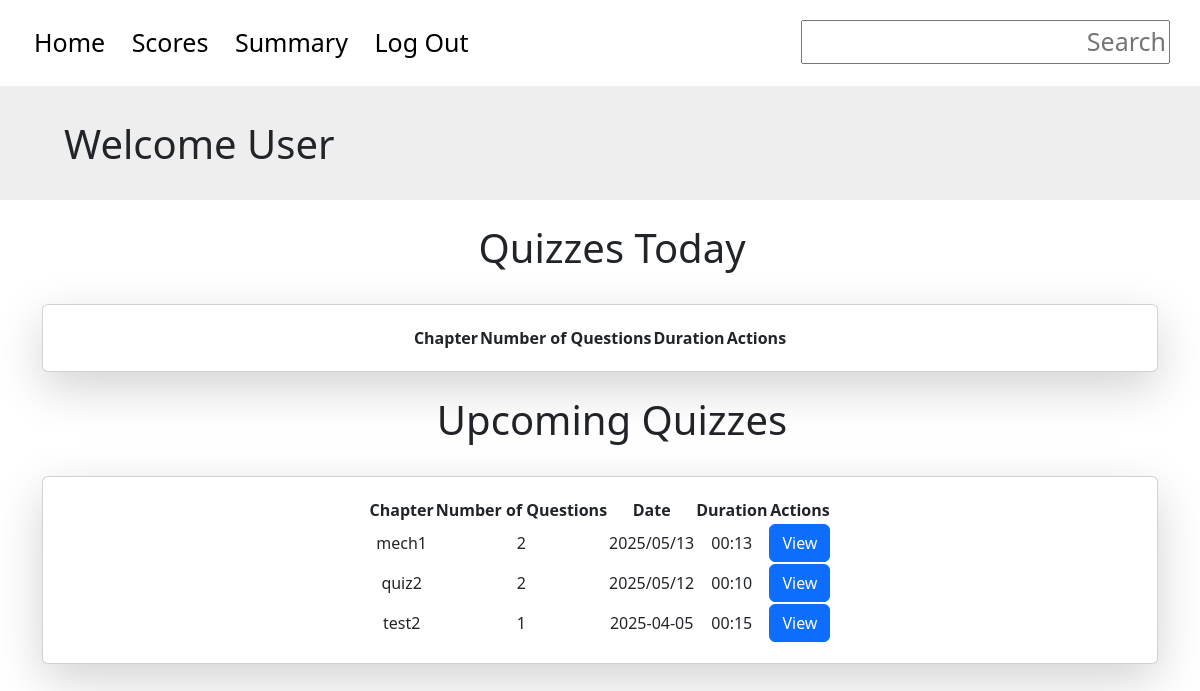
The page /student/dashboard (signed in) on the database its author committed.
### tables this page shows
CREATE TABLE quizzes ( id INTEGER PRIMARY KEY AUTOINCREMENT, name TEXT NOT NULL, subject_id INTEGER NOT NULL, chapter_id INTEGER NOT NULL, date_of_quiz DATE NOT NULL, time_duration TEXT NOT NULL, remarks TEXT, FOREIGN KEY(chapter_id) REFERENCES chapters(id) ON DELETE CASCADE, FOREIGN KEY(subject_id) REFERENCES subjects(id) ON DELETE CASCADE);

### app.py (the view, shortened to what this page needs)
@app.route('/student/dashboard', methods=['GET', 'POST'])
def student_dashboard():
    user_id = session['user_id']
    conn = sqlite3.connect("app.db")
    cursor = conn.cursor()
    cursor.execute("SELECT * FROM quizzes WHERE date_of_quiz = date('now')")
    quizzes_today_db = cursor.fetchall()
    quizzes = []
    cursor.execute("SELECT * FROM quizzes WHERE date_of_quiz > date('now')")
    upcoming_quizzes_db = cursor.fetchall()
    upcoming_quizzes = []
    for quiz in upcoming_quizzes_db:
        id = quiz[0]
        name = quiz[1]
        date = quiz[4]
        duration = quiz[5]
        cursor.execute('SELECT COUNT(*) FROM questions WHERE quiz_id = ?', (id,))
        output = cursor.fetchall()
        noq = output[0][0]
        upcoming_quizzes.append({'id': id, 'name': name, 'date': date,'duration': duration, 'noq': noq})
    return render_template('user_dashboard.html', quizzes=quizzes, upcoming_quizzes = upcoming_quizzes)

### templates/user_dashboard.html (shortened to what this page needs)
<!DOCTYPE html>
<html lang="en">
<head>
    <link href="https://cdn.jsdelivr.net/npm/bootstrap@5.3.0/dist/css/bootstrap.min.css" rel="stylesheet">
</head>
<header class="container p-4 vh-20 vw-100" style="font-size: 25px; text-align: left; margin-left:0px;">
    <div>
        <a href='/student/dashboard'>
            Home
        </a>
        <a href="{{ url_for('view_scores')}}">
            Scores
        </a>
        <a href="/student/summary">
            Summary
        </a>
        <a href="/student/logout">
            Log Out
        </a>
        <div style="position: absolute; right: 0; top: 0; padding-top: 20px; padding-right: 30px">
            <input type="text" placeholder="Search" style="text-align: right; position: right">
        </div>
    </div>
</header>
<body>
    <div class="container-lg p-4 vh-20 vw-100" style="background-color: #EEE; max-width:100%">
        <h1 style="padding-left: 40px; padding-top: 10px;">Welcome User</h1>
    </div>
    <div class="container vw-100 "  style="text-align:center">
        <div class="container vw-100 p-4" style="text-align: center;">
            <h1>Quizzes Today</h1>
        </div>
        <div class="card p-1 shadow-lg text-center d-flex justify-content-center align-items-center">
            <div class="card-body">
                <table>
                    <tr>
                        <th>Chapter</th>
                        <th>Number of Questions</th>
                        <th>Duration</th>
                        <th> Actions </th>
                    </tr>
                </table>
            </div>
        </div>
    </div>
    <div class="container vw-100"  style="text-align:center; align-items: center;">
        <div class="container vw-100 p-4" style="text-align: center;">
            <h1>Upcoming Quizzes</h1>
        </div>
        <div class="card p-1 shadow-lg ext-center d-flex justify-content-center align-items-center  ">
            <div class="card-body">
                <table>
                    <tr>
                        <th>Chapter</th>
                        <th>Number of Questions</th>
                        <th>Date</th>
                        <th>Duration</th>
                        <th> Actions </th>
                    </tr>
                    {% for quiz in upcoming_quizzes %}
                    <tr>
                        <td>{{ quiz['name'] }}</td>
                        <td>{{ quiz['noq'] }}</td>
                        <td>{{ quiz['date'] }}</td>
                        <td>{{ quiz['duration'] }}</td>
                        <td inline>
                            <a href="{{ url_for('view_quiz', quiz_id = quiz['id']) }}" class="btn btn-primary">
                                View
                            </a>
                        </td>
                    </tr>
                    {% endfor %}
                </table>
            </div>
        </div>
    </div>
</body>

### templates/user_dashboard.html (style rules this page uses)
a { color: #000; text-decoration: none; padding-left: 10px; padding-right: 10px; }
tr { margin-left: 10px; margin-right: 10px; }

### rows shown on the page
quizzes: name "mech1", noq "2", date "2025/05/13", duration "00:13"
quizzes: name "quiz2", noq "2", date "2025/05/12", duration "00:10"
quizzes: name "test2", noq "1", date "2025-04-05", duration "00:15"
